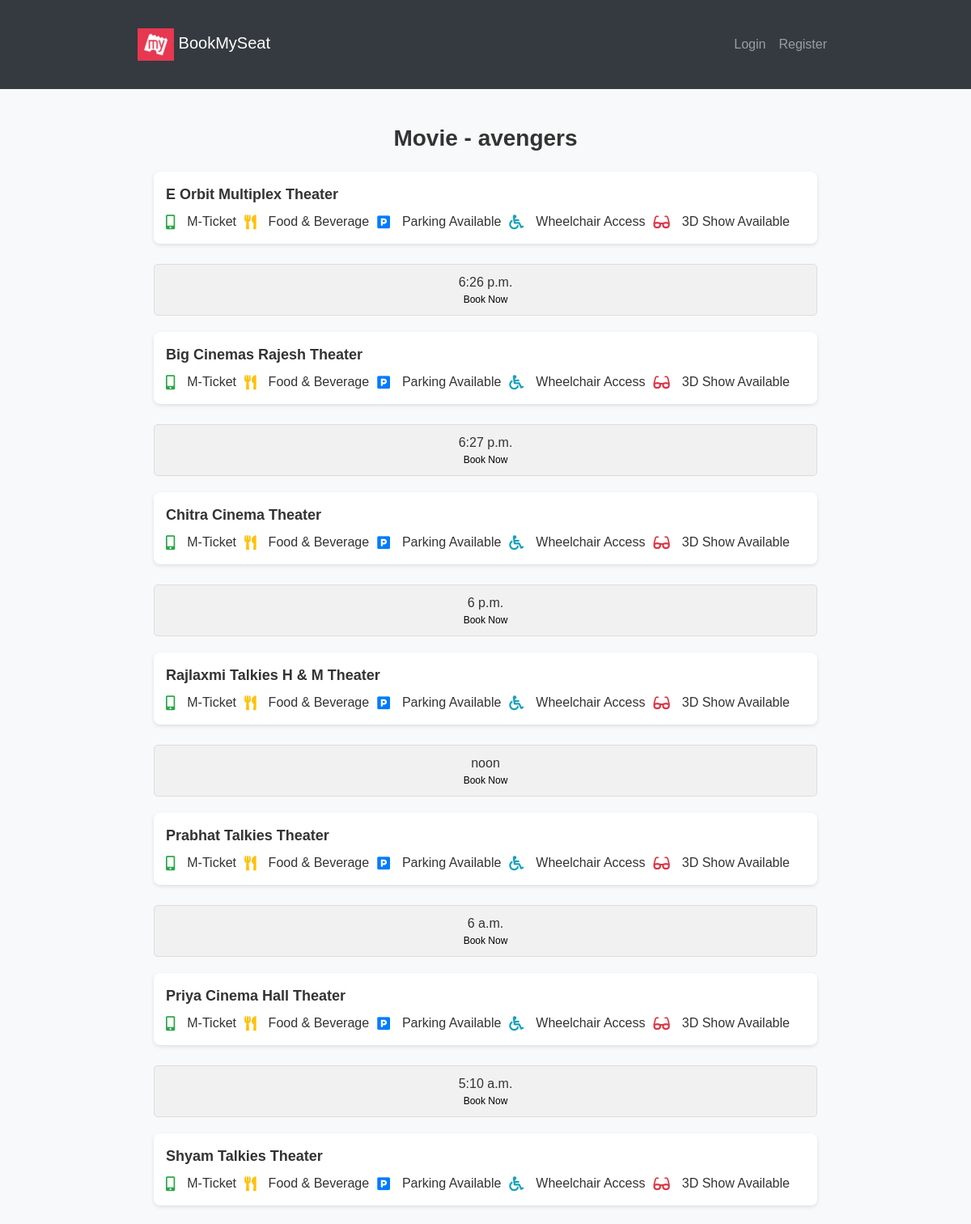
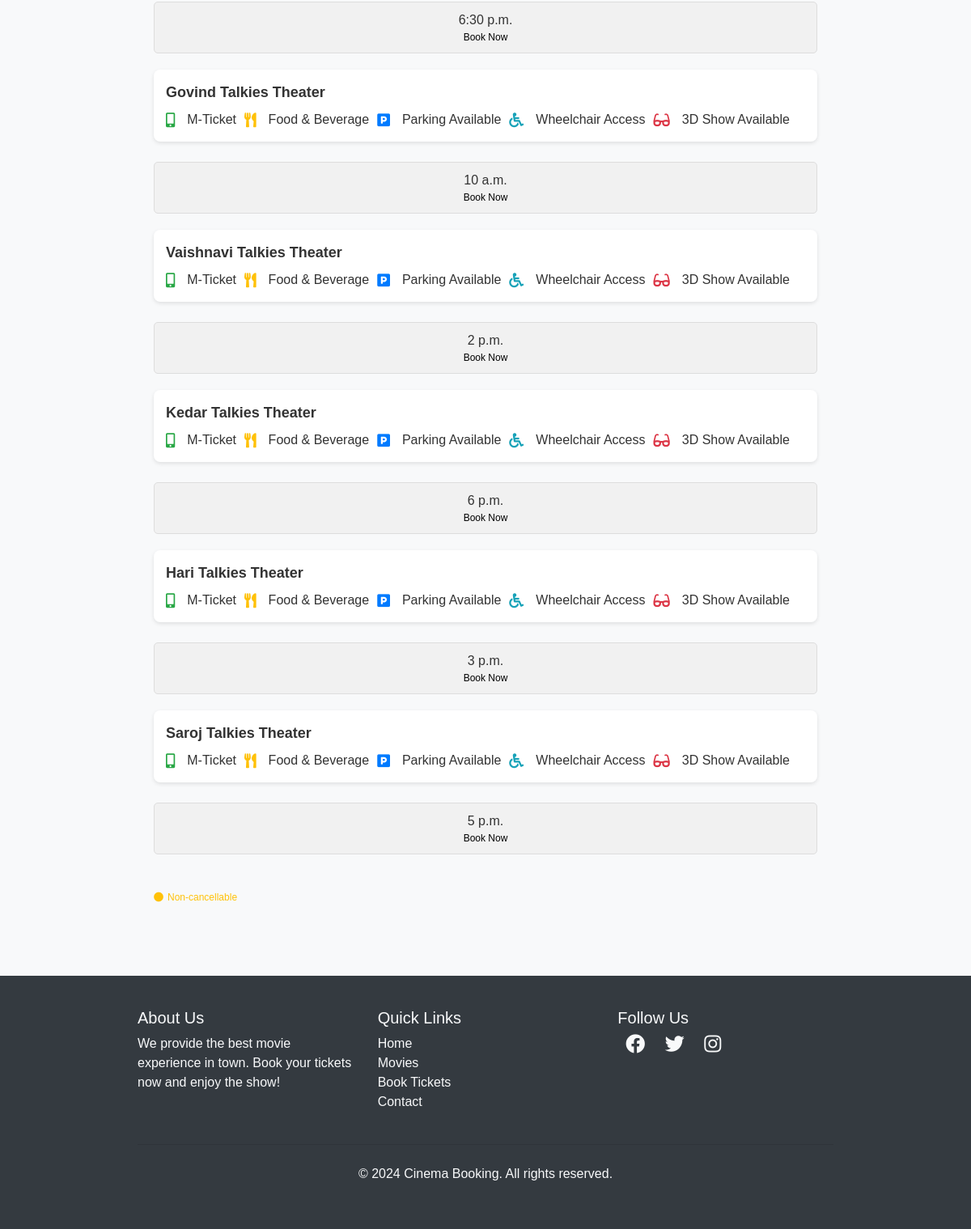
/movies/1/theaters, run on the app's committed database (2 pictures, top to bottom).
### movies/models.py (models this page shows, shortened)
class Movie(models.Model):
    name= models.CharField(max_length=255)
    image= models.ImageField(upload_to="movies/")
    rating = models.DecimalField(max_digits=3,decimal_places=1)
    cast= models.TextField()
    description= models.TextField(blank=True,null=True) # optional

class Theater(models.Model):
    name = models.CharField(max_length=255)
    movie = models.ForeignKey(Movie, on_delete=models.CASCADE, related_name='theaters')
    time = models.TimeField()

### movies/views.py (the view)
# urls.py: path('<int:movie_id>/theaters',views.theater_list,name='theater_list'),
def theater_list(request, movie_id):
    movie = get_object_or_404(Movie, id=movie_id)
    theaters = Theater.objects.filter(movie=movie)
    return render(request, 'movies/theater_list.html', {'movie': movie, 'theaters': theaters})

### templates/movies/theater_list.html (shortened to what this page needs)
{% extends "users/basic.html" %} {% block content %}
<body>
  <div class="container">
    <div class="movie-title">Movie - {{ movie.name }}</div>
    {% if theaters %}
    {% for theater in theaters %}
    <div class="theatre-info">
      <div>
        <strong>{{ theater.name }} Theater</strong>
        <div class="info-icons mt-2">
          <i class="fas fa-mobile-alt text-success"></i> M-Ticket
          <i class="fas fa-utensils text-warning ms-3"></i> Food & Beverage
          <i class="fas fa-parking text-primary ms-3"></i> Parking Available
          <i class="fas fa-wheelchair text-info ms-3"></i> Wheelchair Access
          <i class="fas fa-glasses text-danger ms-3"></i> 3D Show Available
        </div>
      </div>
    </div>
    <div class="show-times">
      <div class="time-box">
        {{ theater.time }}
        <a href="{% url 'book_seats' theater.id %}">
          <span>Book Now</span>
        </a>
      </div>
    </div>
    {% endfor %} {% else %}
    <div class="no-theaters mt-4">
      <p>Sorry, no theaters are available for this movie at the moment.</p>
    </div>
    {% endif %}
    <div class="non-cancellable mt-4">
      <i class="fas fa-circle text-warning"></i> Non-cancellable
    </div>
  </div>
</body>
{% endblock %}

### templates/users/basic.html (shortened to what this page needs)
<!DOCTYPE html>
<html lang="en">
  <head>
    <link
      href="https://cdn.jsdelivr.net/npm/bootstrap-icons/font/bootstrap-icons.css"
      rel="stylesheet"
    />
    <link
      rel="stylesheet"
      href="https://maxcdn.bootstrapcdn.com/bootstrap/4.0.0/css/bootstrap.min.css"
    />
    <link
      rel="stylesheet"
      href="https://cdnjs.cloudflare.com/ajax/libs/font-awesome/5.15.3/css/all.min.css"
    />
  </head>
  <body>
    <nav class="navbar navbar-expand-lg navbar-dark bg-dark">
      <div class="container">
        <a class="navbar-brand" href="/"
          ><img
            alt="logo"
            height="40"
            width="45"
          />
          BookMySeat</a
        >
        <div class="collapse navbar-collapse" id="navbarNav">
          <ul class="navbar-nav ml-auto">
            {% if user.is_authenticated %}
            <li class="nav-item">
              <a class="nav-link" href="/">Home</a>
            </li>
            <li class="nav-item">
              <a class="nav-link" href="/movies">Movies</a>
            </li>
            <li class="nav-item">
              <a class="nav-link" href="{% url 'profile' %}">Profile</a>
            </li>
            <li class="nav-item">
              <form method="Post" action="{% url 'logout' %}">
                {% csrf_token %}
                <button
                  type="submit"
                  class="nav-link"
                  style="border: none; background: none"
                >
                  Logout
                </button>
              </form>
            </li>
            {% else %}
            <li class="nav-item">
              <a class="nav-link" href="{% url 'login' %}">Login</a>
            </li>
            <li class="nav-item">
              <a class="nav-link" href="{% url 'register' %}">Register</a>
            </li>
            {% endif %}
          </ul>
        </div>
      </div>
    </nav>
    <div class="container">{% block content %} {% endblock %}</div>
    <footer class="footer mt-5">
      <div class="container">
        <div class="row">
          <div class="col-md-4 mb-4 mb-md-0">
            <h5>About Us</h5>
            <p>
              We provide the best movie experience in town. Book your tickets
              now and enjoy the show!
            </p>
          </div>
          <div class="col-md-4 mb-4 mb-md-0">
            <h5>Quick Links</h5>
            <ul class="list-unstyled">
              <li><a href="#">Home</a></li>
              <li><a href="#">Movies</a></li>
              <li><a href="#">Book Tickets</a></li>
              <li><a href="#">Contact</a></li>
            </ul>
          </div>
          <div class="col-md-4">
            <h5>Follow Us</h5>
            <div class="social-icons">
              <a href="#"><i class="fab fa-facebook"></i></a>
              <a href="#"><i class="fab fa-twitter"></i></a>
              <a href="#"><i class="fab fa-instagram"></i></a>
            </div>
          </div>
        </div>
        <hr class="mt-4 mb-4" />
        <div class="text-center">
          <p>&copy; 2024 Cinema Booking. All rights reserved.</p>
        </div>
      </div>
    </footer>
  </body>
</html>

### templates/users/basic.html (style rules this page uses)
body { font-family: Arial, sans-serif; }
.navbar { background-color: #fff; padding: 10px 20px; }
.navbar-brand img { height: 40px; }
.navbar-nav .nav-link { color: #000; }
.footer { background-color: #343a40; color: #f8f9fa; padding: 20px 0; }
.footer a { color: #f8f9fa; text-decoration: none; }
.footer .social-icons i { font-size: 24px; margin: 0 10px; transition: color 0.3s; }

### templates/movies/theater_list.html (style rules this page uses)
body { font-family: Arial, sans-serif; background-color: #f8f9fa; color: #333; margin: 0; padding: 0; }
.container { padding: 20px; max-width: 900px; margin: 0 auto; }
.movie-title { font-size: 28px; font-weight: bold; text-align: center; margin-bottom: 20px; }
.theatre-info { display: flex; justify-content: space-between; align-items: center; padding: 15px; background-color: #fff; border-radius: 8px; box-shadow: 0 2px 5px rgba(0, 0, 0, 0.1); margin-bottom: 15px; flex-wrap: wrap; }
.theatre-info strong { font-size: 18px; flex: 1; }
.info-icons { display: flex; flex-wrap: wrap; align-items: center; justify-content: flex-start; gap: 10px; margin-top: 10px; flex: 2; }
.info-icons i { margin-right: 5px; font-size: 18px; }
.show-times { display: flex; justify-content: space-between; padding: 10px 0; flex-wrap: wrap; }
.time-box { border: 1px solid #ddd; border-radius: 5px; padding: 10px 20px; text-align: center; background-color: #f1f1f1; margin-bottom: 10px; flex: 1; min-width: 100px; transition: transform 0.3s ease, background-color 0.3s ease; }
.time-box span { display: block; font-size: 12px; color: black; }
.non-cancellable { color: #ffc107; font-size: 12px; margin-top: 20px; display: flex; align-items: center; }
.non-cancellable i { margin-right: 5px; }

### data on the page
Movie: name "avengers"
Theater: name "E Orbit Multiplex", time "6:26 p.m."
Theater: name "Big Cinemas Rajesh", time "6:27 p.m."
Theater: name "Chitra Cinema", time "6 p.m."
Theater: name "Rajlaxmi Talkies H & M", time "noon"
Theater: name "Prabhat Talkies", time "6 a.m."
Theater: name "Priya Cinema Hall", time "5:10 a.m."
Theater: name "Shyam Talkies", time "6:30 p.m."
Theater: name "Govind Talkies", time "10 a.m."
Theater: name "Vaishnavi Talkies", time "2 p.m."
Theater: name "Kedar Talkies", time "6 p.m."
Theater: name "Hari Talkies", time "3 p.m."
Theater: name "Saroj Talkies", time "5 p.m."
